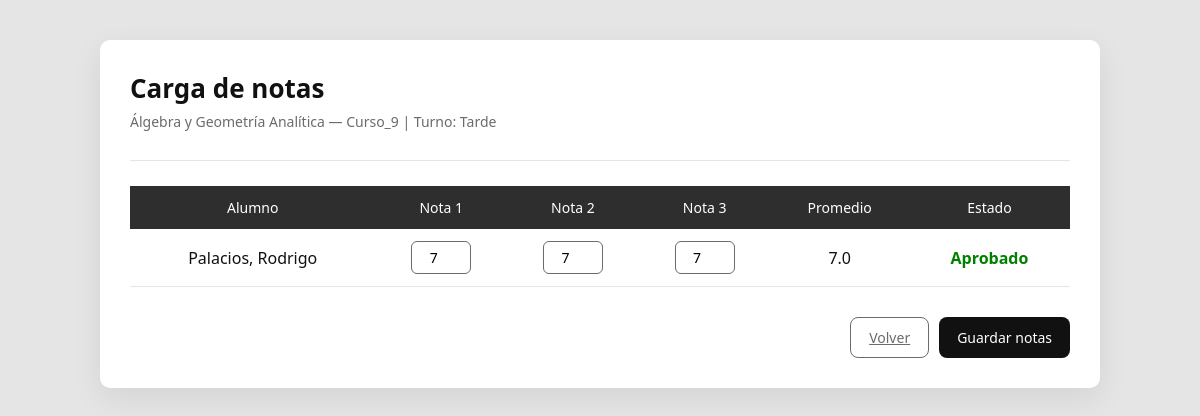
Screenshot of /profesores/cargar-nota/9/ (signed in) with the database file from the repository.
### UTN/models.py (models this page shows, shortened)
class MateriaCurso(models.Model):
    id_materia_curso = models.AutoField(primary_key=True)
    curso = models.ForeignKey(Curso, on_delete=models.CASCADE, related_name='materias')
    materia = models.ForeignKey(Materia, on_delete=models.CASCADE, related_name='cursos_ofrecidos')
    Opciones_Turno = [
        ('manana', 'Mañana'),
        ('tarde', 'Tarde'),
        ('noche', 'Noche'),
    ]
    turno_cursado = models.CharField(max_length=10, choices=Opciones_Turno)
    horario = models.CharField(max_length=50)
    modulo = models.CharField(max_length=50)
    grupo = models.CharField(max_length=50, null=True, blank=True)

class Materia(models.Model):
    nombre = models.CharField(max_length=100, default="")
    sigla = models.CharField(max_length=10, primary_key=True)
    ciclo_lectivo = models.PositiveIntegerField()
    correlativas_requeridas = models.ManyToManyField('self', blank=True, symmetrical=False, related_name='materias_que_la_requieren', verbose_name='Materias Correlativas Requeridas')
    def get_carreras_admin(self):
        """
        Genera una cadena de texto HTML para mostrar en el Admin con las carreras y sus IDs.
        """
        carreras = self.carreramateria_set.select_related('carrera').all()
        info_carreras = []
        for cm in carreras:
            info_carreras.append(f"{cm.carrera.nombre} (ID: **{cm.carrera.id_carrera}**)")
        return mark_safe("<br>".join(info_carreras))
    get_carreras_admin.short_description = 'Carreras Asociadas'

class Curso(models.Model):
    id_curso = models.AutoField(primary_key=True)
    nombre = models.CharField(max_length=50)
    nivel = models.CharField(max_length=20)
    numero = models.PositiveIntegerField()

class AlumnoMateriaCurso(models.Model):
    id_alumno_materia_curso = models.AutoField(primary_key=True)
    alumno = models.ForeignKey(
        Alumno,
        on_delete=models.CASCADE,
        related_name='materias_curso'
    )
    materia_curso = models.ForeignKey(
        MateriaCurso,
        on_delete=models.CASCADE,
        related_name='alumnos'
    )
    nota_1 = models.PositiveSmallIntegerField(null=True, blank=True)
    nota_2 = models.PositiveSmallIntegerField(null=True, blank=True)
    nota_3 = models.PositiveSmallIntegerField(null=True, blank=True)
    promedio = models.FloatField(null=True, blank=True)
    nota = models.PositiveSmallIntegerField(null=True, blank=True)
    aprobado = models.BooleanField(default=False)
    finalizado = models.BooleanField(default=False)
    class Meta:
        unique_together = ('alumno', 'materia_curso')

class Alumno(models.Model):
    user = models.OneToOneField(settings.AUTH_USER_MODEL, on_delete=models.CASCADE, related_name='alumno', null=True)
    id_alumno = models.AutoField(primary_key=True)
    nombre = models.CharField(max_length=50, default="")
    apellido = models.CharField(max_length=50, default="")
    dni = models.CharField(max_length=20, unique=True, default="")
    email = models.EmailField(default="")
    anio_universitario = models.PositiveIntegerField(validators=[MinValueValidator(1), MaxValueValidator(10)], default=1)
    carrera = models.ForeignKey(Carrera, on_delete=models.CASCADE, related_name='alumnos', null=True, blank=True)

### UTN/views.py (the view, shortened to what this page needs)
# urls.py: path("profesores/cargar-nota/<int:clase_id>/", cargar_nota, name="cargar_nota"),
@login_required
def cargar_nota(request, clase_id):
    curso = get_object_or_404(
        MateriaCurso,
        id_materia_curso=clase_id
    )
    inscripciones = AlumnoMateriaCurso.objects.filter(
        materia_curso=curso
    ).select_related('alumno')
    return render(
        request,
        "profesores/cargar_nota.html",
        {
            "curso": curso,
            "inscripciones": inscripciones
        }
    )

### UTN/templates/profesores/cargar_nota.html (shortened to what this page needs)
<!DOCTYPE html>
<html lang="es">
<head>
</head>
<body>
<div class="container">
    <div class="header">
        <h1>Carga de notas</h1>
        <p>
            {{ curso.materia.nombre }} —
            {{ curso.curso.nombre }} |
            Turno: {{ curso.get_turno_cursado_display }}
        </p>
    </div>
    <form method="post">
        <table>
            <thead>
                <tr>
                    <th>Alumno</th>
                    <th>Nota 1</th>
                    <th>Nota 2</th>
                    <th>Nota 3</th>
                    <th>Promedio</th>
                    <th>Estado</th>
                </tr>
            </thead>
            <tbody>
                {% for ins in inscripciones %}
                <tr>
                    <td>
                        {{ ins.alumno.apellido }}, {{ ins.alumno.nombre }}
                    </td>
                    <td>
                        <input type="number" min="1" max="10"
                            name="nota_1_{{ ins.pk }}"
                            value="{{ ins.nota_1|default_if_none:'' }}">
                    </td>
                    <td>
                        <input type="number" min="1" max="10"
                            name="nota_2_{{ ins.pk }}"
                            value="{{ ins.nota_2|default_if_none:'' }}">
                    </td>
                    <td>
                        <input type="number" min="1" max="10"
                               name="nota_3_{{ ins.pk }}"
                               value="{{ ins.nota_3|default_if_none:'' }}">
                    </td>
                    <td>
                        {{ ins.promedio|default:"—" }}
                    </td>
                    <td>
                        {% if ins.finalizado %}
                            {% if ins.aprobado %}
                                <span class="estado-aprobado">Aprobado</span>
                            {% else %}
                                <span class="estado-desaprobado">Desaprobado</span>
                            {% endif %}
                        {% else %}
                            <span class="estado-curso">En curso</span>
                        {% endif %}
                    </td>
                </tr>
                {% empty %}
                <tr>
                    <td colspan="6" style="text-align:center; color: var(--gris);">
                        No hay alumnos inscriptos en esta materia.
                    </td>
                </tr>
                {% endfor %}
            </tbody>
        </table>
        <div class="acciones">
            <a href="{% url 'mis_clases' %}" class="btn btn-volver">
                Volver
            </a>
            <button type="submit" class="btn btn-guardar">
                Guardar notas
            </button>
        </div>
    </form>
</div>
</body>
</html>

### UTN/templates/profesores/cargar_nota.html (style rules this page uses)
:root { --negro: #111111; --gris-oscuro: #2e2e2e; --gris: #6b6b6b; --gris-claro: #e5e5e5; --blanco: #ffffff; }
* { box-sizing: border-box; font-family: "Segoe UI", system-ui, -apple-system, sans-serif; }
body { margin: 0; background-color: var(--gris-claro); color: var(--negro); }
.container { max-width: 1000px; margin: 40px auto; background-color: var(--blanco); padding: 30px; border-radius: 10px; box-shadow: 0 10px 30px rgba(0,0,0,0.08); }
.header { border-bottom: 1px solid var(--gris-claro); margin-bottom: 25px; padding-bottom: 15px; }
.header h1 { margin: 0; font-size: 26px; font-weight: 600; }
.header p { margin-top: 6px; color: var(--gris); font-size: 14px; }
table { width: 100%; border-collapse: collapse; margin-top: 20px; }
thead { background-color: var(--gris-oscuro); color: var(--blanco); }
th, td { padding: 12px 10px; text-align: center; }
th { font-weight: 500; font-size: 14px; }
tbody tr { border-bottom: 1px solid var(--gris-claro); }
input[type="number"] { width: 60px; padding: 6px; font-size: 14px; border-radius: 6px; border: 1px solid var(--gris); text-align: center; }
.estado-aprobado { color: green; font-weight: 600; }
.acciones { display: flex; justify-content: flex-end; margin-top: 30px; gap: 10px; }
.btn { padding: 10px 18px; font-size: 14px; border-radius: 8px; cursor: pointer; border: none; transition: all 0.2s ease; }
.btn-guardar { background-color: var(--negro); color: var(--blanco); }
.btn-volver { background-color: transparent; color: var(--gris); border: 1px solid var(--gris); }

### rows the page displays
MateriaCurso: materia.nombre "Álgebra y Geometría Analítica", curso.nombre "Curso_9", turno_cursado "Tarde"
AlumnoMateriaCurso: alumno.apellido "Palacios", alumno.nombre "Rodrigo", nota_1 "7", nota_2 "7", nota_3 "7", promedio "7.0", finalizado "Aprobado"
